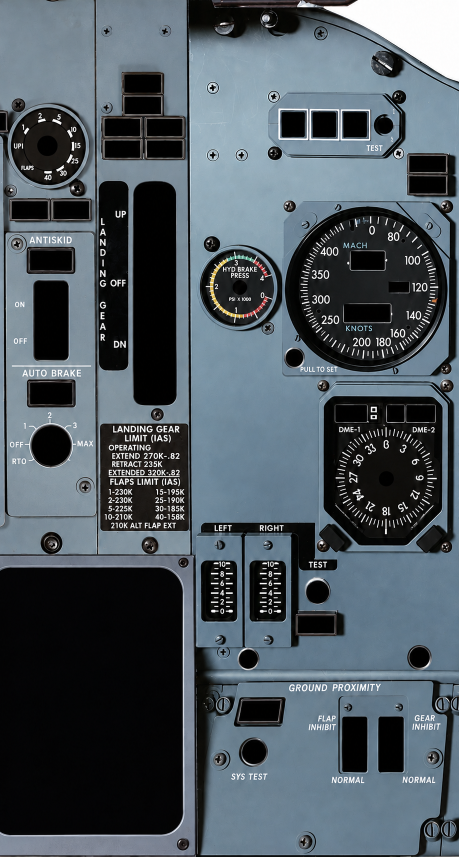
#> input picture B737_Right_Main_Instruments_Blank.png, 918 x 1713 px (shown at 1/2 size)
$ python -i gauge-native-pixel-survey-v2.py   (imports and definitions only)
#> lines starting #> are read from the running program, lines starting #| are printed output that depends on the picture
#!/usr/bin/env python3
"""Read-only native-image radial graduation candidate survey for B737 gauges.

This generates evidence, NOT certified scale mappings. Never writes source assets.
"""
import argparse
import hashlib
import json
import math
from pathlib import Path
import cv2
import numpy as np

ROOT=Path(__file__).resolve().parents[1]

def bearing(dx,dy):
    return (math.degrees(math.atan2(dx,-dy))+360)%360

# [32 lines left out: function extract_lines, not called in this run]

def detect_circle_centres(gray):
    h,w=gray.shape
    scaled=cv2.resize(gray,None,fx=min(1,1600/max(h,w)),fy=min(1,1600/max(h,w)),interpolation=cv2.INTER_AREA)
    factor=w/scaled.shape[1]
    min_r=max(25,int(min(scaled.shape)*.025))
    max_r=max(min_r+15,int(min(scaled.shape)*.19))
    c=cv2.HoughCircles(cv2.GaussianBlur(scaled,(9,9),1.8),cv2.HOUGH_GRADIENT,
                       dp=1.3,minDist=min_r*1.6,param1=110,param2=35,
                       minRadius=min_r,maxRadius=max_r)
    if c is None:return []
    circles=[dict(x=round(float(x*factor),1),y=round(float(y*factor),1),
                  radiusPx=round(float(r*factor),1),state="unassigned_circle_candidate")
             for x,y,r in c[0]]
    return sorted(circles,key=lambda z:(z["y"],z["x"]))[:150]

# [76 lines left out: function main, not called in this run]
# [1 line not run here, left out]

>>> import cv2
>>> picture = cv2.imread('../B737_Right_Main_Instruments_Blank.png', cv2.IMREAD_GRAYSCALE)
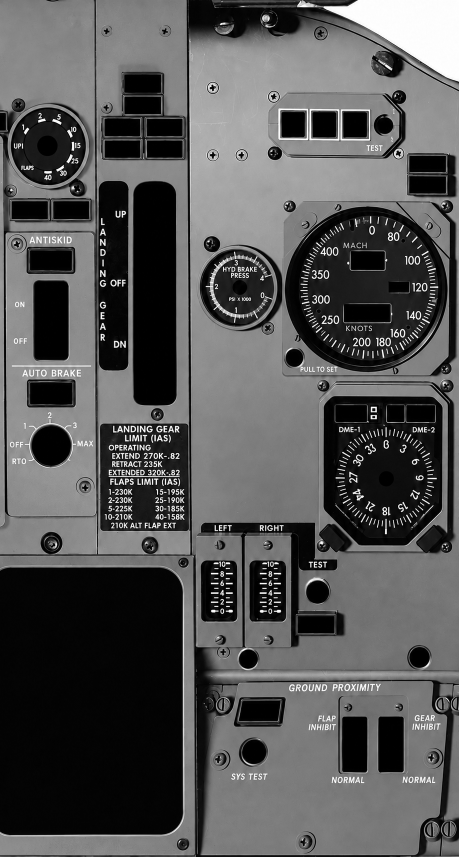
#> picture: shape (1713, 918) (shown at 1/2 size); min 0, max 255, mean 85.5
>>> result = detect_circle_centres(picture)
#> in detect_circle_centres, `scaled=cv2.resize(gray,None,fx=min(1,1600/max(h,w)),fy=min(1,1600/max(..`:
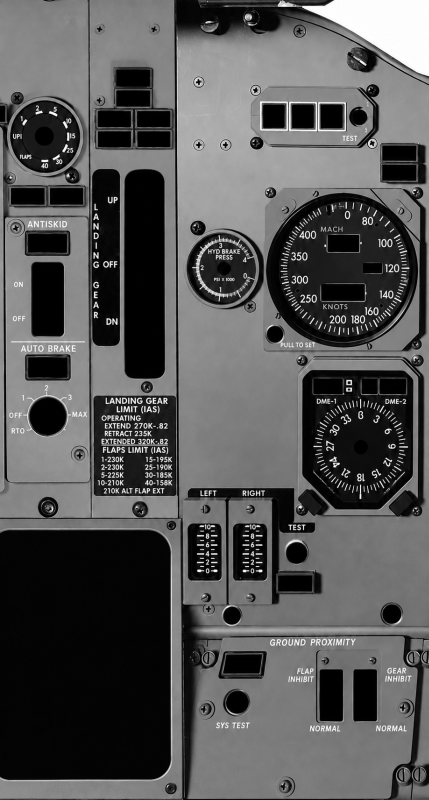
#> scaled: shape (1600, 857) (shown at 1/2 size); min 0, max 255, mean 85.5
#> in detect_circle_centres, `c=cv2.HoughCircles(cv2.GaussianBlur(scaled,(9,9),1.8),cv2.HOUGH_GRADIE..`: c = 340 rows, first 8: [684.4, 541.4, 152.7], [716.9, 889.8, 83.89], [718.2, 510.2, 135.5], [649.3, 514.1, 161.2], [449.1, 534.9, 58.28], [645.4, 559.6, 159.8], [164.4, 882, 156.9], [168.3, 733.8, 161.2]
#> in detect_circle_centres, `circles=[dict(x=round(float(x*factor),1),y=round(float(y*factor),1), r..`: circles = 340 items
#> result = 150 items
